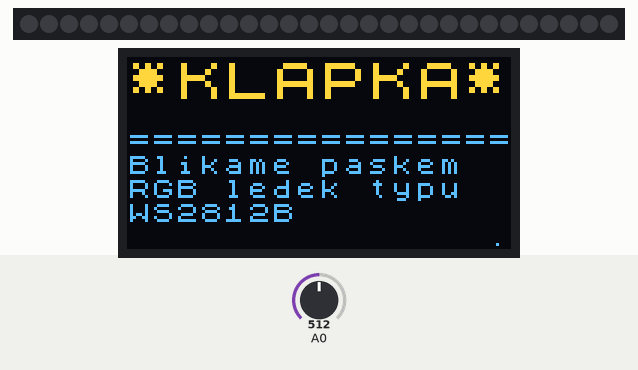
Simulated run of this sketch. Board: ATtiny85, built with avr-gcc and run on an emulated ATtiny85. Shown: 30 RGB LEDs in strip order, left to right, 128×64 one-colour display. Inputs (shaded band) come from the test bench; at power-on: A0 = 512. Dim RGB values are drawn brighter than linear; the OLED is the two-colour kind (top 16 rows yellow); random numbers use the default seed unless the sketch sets one.

Above: at 1.29 s.
At 6.17 s:
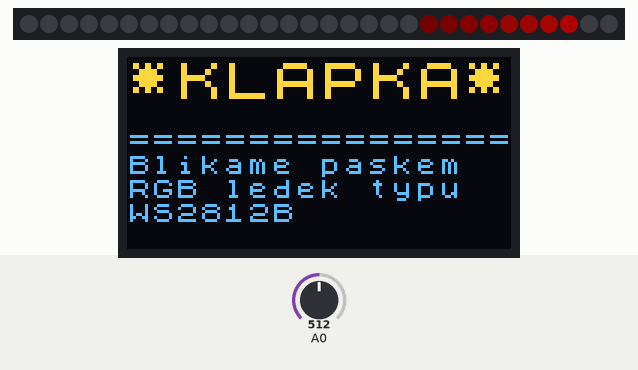
At 11.32 s:
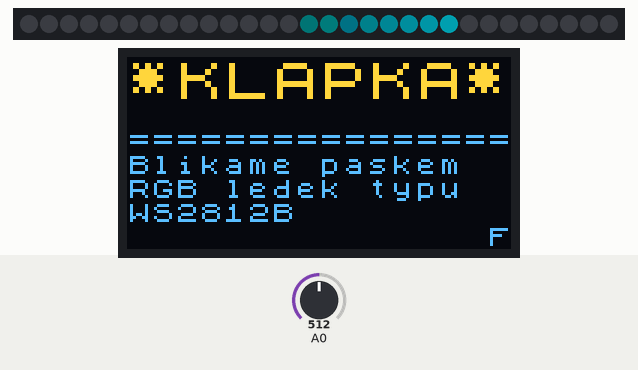
At 21.32 s:
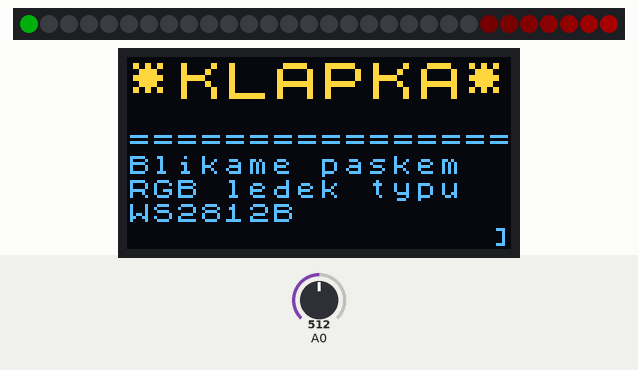
At 30.35 s:
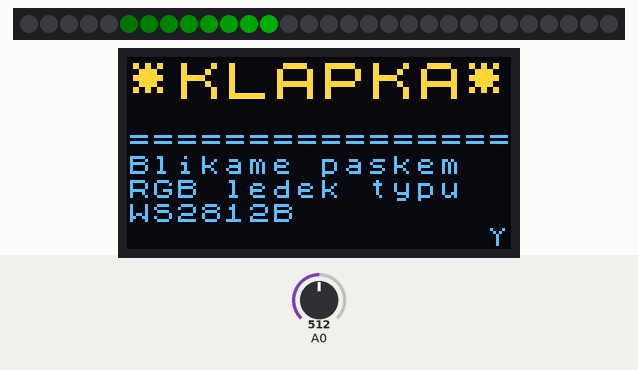
At 39.7 s:
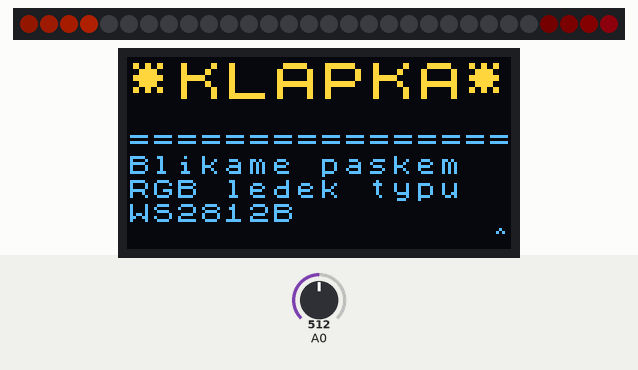

The sketch:

duha.ino
```cpp
// NeoPixelFunLoop
// This example will move a trail of light around a series of pixels.
// A ring formation of pixels looks best.
// The trail will have a slowly fading tail.
//
// This will demonstrate the use of the NeoPixelAnimator.
// It shows the advanced use an animation to control the modification and
// starting of other animations.
// It also shows the normal use of animating colors.
// It also demonstrates the ability to share an animation channel rather than
// hard code them to pixels.
//


#include <Arduino.h>
#include <U8x8lib.h>
#include <NeoPixelBus.h>
#include <NeoPixelAnimator.h>

U8X8_SSD1306_128X64_NONAME_SW_I2C u8x8(/* clock=*/ 9, /* data=*/ 10, /* reset=*/ U8X8_PIN_NONE);         // Digispark ATTiny85


const uint16_t PixelCount = 30; // make sure to set this to the number of pixels in your strip
const uint16_t PixelPin = 2;  // make sure to set this to the correct pin, ignored for Esp8266
const uint16_t AnimCount = PixelCount / 5 * 2 + 1; // we only need enough animations for the tail and one extra

const uint16_t PixelFadeDuration = 300; // third of a second
// one second divide by the number of pixels = loop once a second
const uint16_t NextPixelMoveDuration = 700 / PixelCount; // how fast we move through the pixels

NeoGamma<NeoGammaTableMethod> colorGamma; // for any fade animations, best to correct gamma

NeoPixelBus<NeoGrbFeature, Neo800KbpsMethod> strip(PixelCount, PixelPin);
// For Esp8266, the Pin is omitted and it uses GPIO3 due to DMA hardware use.
// There are other Esp8266 alternative methods that provide more pin options, but also have
// other side effects.
//NeoPixelBus<NeoGrbFeature, Neo800KbpsMethod> strip(PixelCount);
//
// NeoEsp8266Uart800KbpsMethod uses GPI02 instead

// what is stored for state is specific to the need, in this case, the colors and
// the pixel to animate;
// basically what ever you need inside the animation update function
struct MyAnimationState
{
    RgbColor StartingColor;
    RgbColor EndingColor;
    uint16_t IndexPixel; // which pixel this animation is effecting
};

NeoPixelAnimator animations(AnimCount); // NeoPixel animation management object
MyAnimationState animationState[AnimCount];
uint16_t frontPixel = 0;  // the front of the loop
RgbColor frontColor;  // the color at the front of the loop

void SetRandomSeed()
{
    uint32_t seed;

    // random works best with a seed that can use 31 bits
    // analogRead on a unconnected pin tends toward less than four bits
    seed = analogRead(0);
    delay(1);

    for (int shifts = 3; shifts < 31; shifts += 3)
    {
        seed ^= analogRead(0) << shifts;
        delay(1);
    }

    // Serial.println(seed);
    randomSeed(seed);
}

void FadeOutAnimUpdate(const AnimationParam& param)
{
    // this gets called for each animation on every time step
    // progress will start at 0.0 and end at 1.0
    // we use the blend function on the RgbColor to mix
    // color based on the progress given to us in the animation
    RgbColor updatedColor = RgbColor::LinearBlend(
        animationState[param.index].StartingColor,
        animationState[param.index].EndingColor,
        param.progress);
    // apply the color to the strip
    strip.SetPixelColor(animationState[param.index].IndexPixel,
        colorGamma.Correct(updatedColor));
}

void LoopAnimUpdate(const AnimationParam& param)
{
    // wait for this animation to complete,
    // we are using it as a timer of sorts
    if (param.state == AnimationState_Completed)
    {
        // done, time to restart this position tracking animation/timer
        animations.RestartAnimation(param.index);

        // pick the next pixel inline to start animating
        //
        frontPixel = (frontPixel + 1) % PixelCount; // increment and wrap
        if (frontPixel == 0)
        {
            // we looped, lets pick a new front color
            frontColor = HslColor(random(360) / 360.0f, 1.0f, 0.25f);
        }

        uint16_t indexAnim;
        // do we have an animation available to use to animate the next front pixel?
        // if you see skipping, then either you are going to fast or need to increase
        // the number of animation channels
        if (animations.NextAvailableAnimation(&indexAnim, 1))
        {
            animationState[indexAnim].StartingColor = frontColor;
            animationState[indexAnim].EndingColor = RgbColor(0, 0, 0);
            animationState[indexAnim].IndexPixel = frontPixel;

            animations.StartAnimation(indexAnim, PixelFadeDuration, FadeOutAnimUpdate);
        }
    }
}

char txtbuf[2];

void setup()
{
    strip.Begin();
    strip.Show();

    SetRandomSeed();

    // we use the index 0 animation to time how often we move to the next
    // pixel in the strip
    animations.StartAnimation(0, NextPixelMoveDuration, LoopAnimUpdate);

      /* U8g2 Project: SSD1306 Test Board */
  pinMode(10, OUTPUT);
  pinMode(9, OUTPUT);
  digitalWrite(10, 0);
  digitalWrite(9, 0);

  u8x8.begin();
  u8x8.setPowerSave(0);


  u8x8.setFont(u8x8_font_chroma48medium8_r);
  u8x8.draw2x2String(0,0,"*KLAPKA*");
  u8x8.drawString(0,3,"================");
  u8x8.drawString(0,4,"Blikame paskem");
  u8x8.drawString(0,5,"RGB ledek typu");
  u8x8.drawString(0,6,"WS2812B");
  txtbuf[0]=32;
  txtbuf[1]=0;
}


void loop()
{
    // this is all that is needed to keep it running
    // and avoiding using delay() is always a good thing for
    // any timing related routines
    animations.UpdateAnimations();
    strip.Show();
    u8x8.drawString(15,7,txtbuf);
    txtbuf[0]++;
}
```
